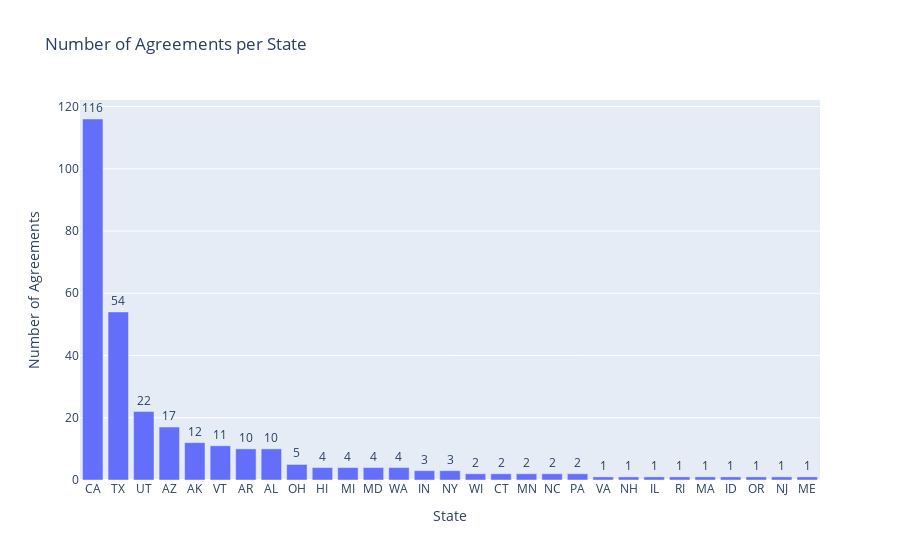

The notebook cell this image was saved under:
### Code cell
df_sorted = df.sort_values("agreements", ascending=False)

fig = px.bar(
    df_sorted[df_sorted["agreements"] > 0],
    x="state",
    y="agreements",
    text="agreements",  # display number on top of bar
    title="Number of Agreements per State"
)

# show numbers on top of bars
fig.update_traces(textposition='outside')

# optional: tidy layout
fig.update_layout(
    xaxis_title="State",
    yaxis_title="Number of Agreements",
    coloraxis_showscale=False
)

fig.show()

### Figure 1 — Plotly figure (JSON) as saved in the notebook; plotly's stock layout.template omitted (floating-point values rounded to 4 significant figures)
{"data": [{"hovertemplate": "state=%{x}<br>agreements=%{text}<extra></extra>", "legendgroup": "", "marker": {"color": "#636efa", "pattern": {"shape": ""}}, "name": "", "orientation": "v", "showlegend": false, "text": [116.0, 54.0, 22.0, 17.0, 12.0, 11.0, 10.0, 10.0, 5.0, 4.0, 4.0, 4.0, 4.0, 3.0, 3.0, 2.0, 2.0, 2.0, 2.0, 2.0, 1.0, 1.0, 1.0, 1.0, 1.0, 1.0, 1.0, 1.0, 1.0], "textposition": "outside", "type": "bar", "x": ["CA", "TX", "UT", "AZ", "AK", "VT", "AR", "AL", "OH", "HI", "MI", "MD", "WA", "IN", "NY", "WI", "CT", "MN", "NC", "PA", "VA", "NH", "IL", "RI", "MA", "ID", "OR", "NJ", "ME"], "xaxis": "x", "y": [116, 54, 22, 17, 12, 11, 10, 10, 5, 4, 4, 4, 4, 3, 3, 2, 2, 2, 2, 2, 1, 1, 1, 1, 1, 1, 1, 1, 1], "yaxis": "y"}], "layout": {"barmode": "relative", "coloraxis": {"showscale": false}, "legend": {"tracegroupgap": 0}, "title": {"text": "Number of Agreements per State"}, "xaxis": {"anchor": "y", "domain": [0, 1], "title": {"text": "State"}}, "yaxis": {"anchor": "x", "domain": [0, 1], "title": {"text": "Number of Agreements"}}}}
